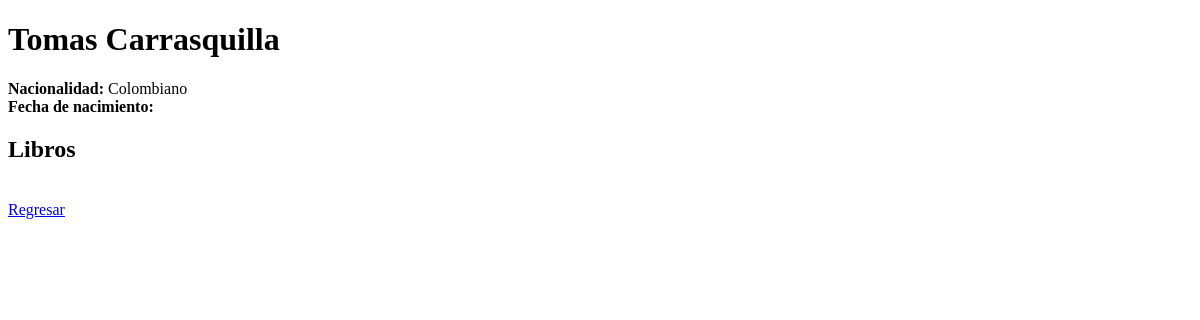
/autores/6/, run on an earlier commit of the app's database.
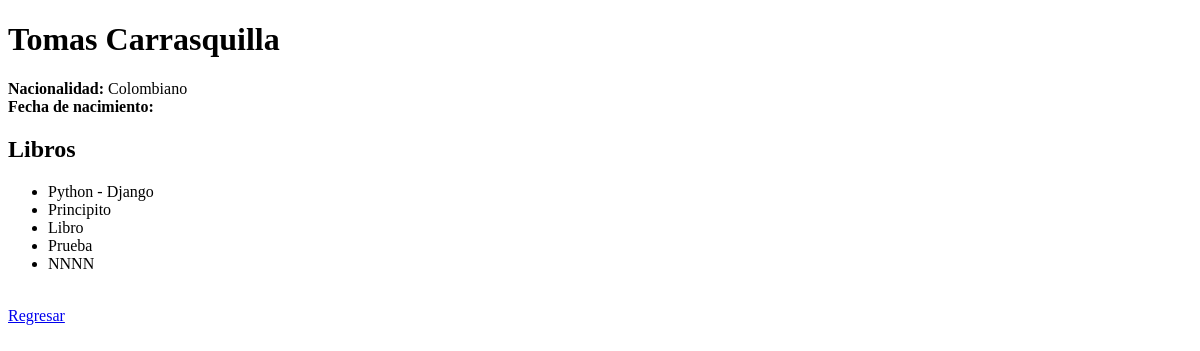
And on a later commit of the database.
### autores/models.py (models this page shows, shortened)
class Autor(models.Model):
    nombre = models.CharField(max_length=120)
    nacionalidad = models.CharField(max_length=100, default='')
    fecha_nacimiento = models.DateField(null=True)

### libros/models.py (models this page shows)
class Libro(models.Model):
    nombre = models.CharField(max_length=300)
    paginas = models.IntegerField()
    publicado = models.BooleanField()
    fecha_publicacion = models.DateField()
    editorial = models.ForeignKey(
        Editorial,
        on_delete=models.SET_NULL,
        null=True,
        related_name='libros'
    )
    autores = models.ManyToManyField(Autor, related_name='libros')
    editores = models.ManyToManyField(Autor, through='EditoresLibro')
    creado_por = models.ForeignKey(User, related_name='lilbros_creados', on_delete=models.SET_NULL, null=True)
    def __str__(self) -> str:
        return self.nombre

### autores/views.py (the view)
# urls.py: path('autores/<id>/', AutorDetails.as_view()),
class AutorDetails(View):
    http_method_names = ['get']
    def get(self, request, id):
        try:
            autor = Autor.objects.get(id=id)
            libros = autor.libros.all()
            contexto = {
                "autor": autor,
                "libros": libros
            }
            return render(request, 'autores/detalle.html', contexto)
        except:
            return render(request, 'autores/noAutor.html', {"id":id})

### autores/templates/autores/detalle.html (shortened to what this page needs)
<!DOCTYPE html>
<html lang="en">
<head>
</head>
<body>
    <h1>{{autor.nombre}}</h1>
    <div>
        <b>Nacionalidad: </b> {{autor.nacionalidad}}
    </div>
    <div>
        <b>Fecha de nacimiento: </b> {{autor.fecha_nacimeinto}}
    </div>
    <div>
        <h2>Libros</h2>
        <ul>
            {% for libro in libros %}
                <li>{{libro}}</li>
            {% endfor %}
        </ul>
    </div>
    <br>
    <a href="/autores/">Regresar</a>
</body>
</html>

What changed in the data, as far as the page shows it:
added Libro: nombre "Python - Django"
added Libro: nombre "Principito"
added Libro: nombre "Libro"
added Libro: nombre "Prueba"
added Libro: nombre "NNNN"
